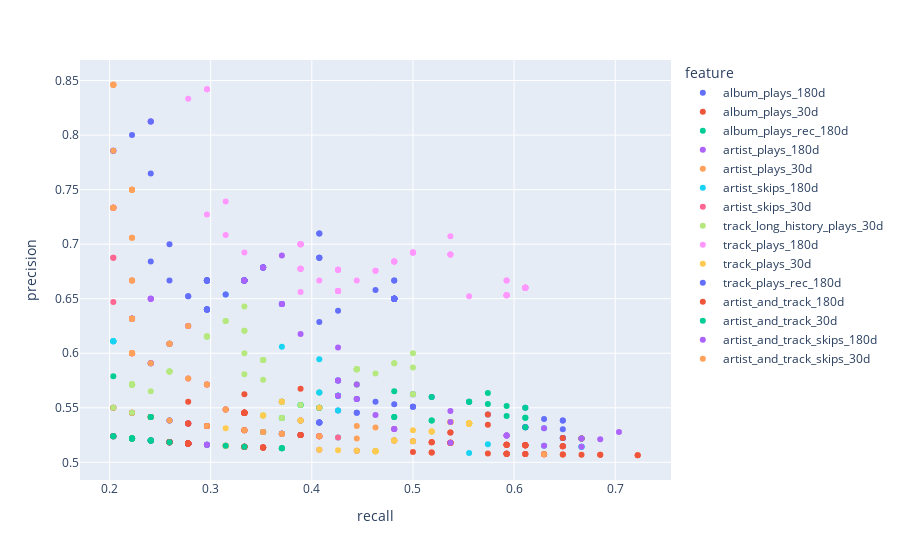

Notebook code for this chart:
### Code cell
df_for_plotly = precision_recall_data_with_thr(df)
px.scatter(df_for_plotly, x='recall', y='precision', color='feature', hover_name='thr')
